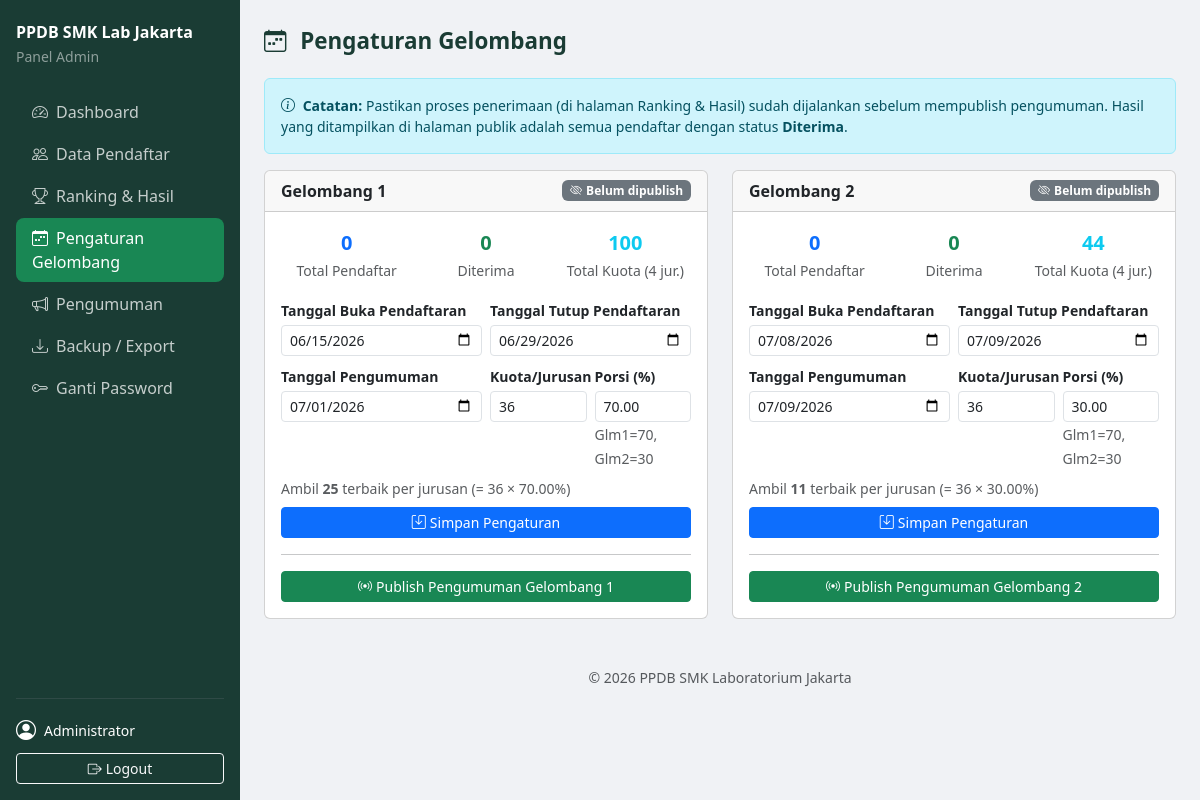
Page /admin_dashboard.php?page=gelombang (signed in) on the committed database.
### tables this page shows
CREATE TABLE `gelombang` (
  `id` int NOT NULL AUTO_INCREMENT,
  `gelombang` tinyint NOT NULL COMMENT '1 atau 2',
  `tanggal_buka` date NOT NULL,
  `tanggal_tutup` date NOT NULL,
  `tanggal_pengumuman` date NOT NULL,
  `kuota_per_jurusan` int NOT NULL DEFAULT 36,
  `persen_gelombang` decimal(5,2) NOT NULL DEFAULT 70.00 COMMENT 'Glm1=70, Glm2=30',
  `is_published` tinyint(1) NOT NULL DEFAULT 0,
  `published_at` timestamp NULL DEFAULT NULL,
  `created_at` timestamp NULL DEFAULT CURRENT_TIMESTAMP,
  PRIMARY KEY (`id`),
  UNIQUE KEY `gelombang` (`gelombang`)
);

### admin/gelombang.php (the view, shortened to what this page needs)
<?php
$gel_rows = $conn->query("SELECT * FROM gelombang ORDER BY gelombang")->fetchAll();
$counts = [];
foreach ($gel_rows as $g) {
    $s = $conn->prepare("SELECT COUNT(*) FROM pendaftar WHERE gelombang=?");
    $s->execute([$g['gelombang']]);
    $counts[$g['gelombang']] = $s->fetchColumn();
    $s2 = $conn->prepare("SELECT COUNT(*) FROM pendaftar WHERE gelombang=? AND status='diterima'");
    $s2->execute([$g['gelombang']]);
    $counts[$g['gelombang'].'_diterima'] = $s2->fetchColumn();
}
?>
<div class="alert alert-info small">
    <i class="bi bi-info-circle me-1"></i>
    <strong>Catatan:</strong> Pastikan proses penerimaan (di halaman Ranking & Hasil) sudah dijalankan sebelum mempublish pengumuman.
    Hasil yang ditampilkan di halaman publik adalah semua pendaftar dengan status <strong>Diterima</strong>.
</div>
<div class="row g-4">
<?php foreach ($gel_rows as $g):
    $kuota_glm = (int)round($g['kuota_per_jurusan'] * $g['persen_gelombang'] / 100);
    $total_kuota = $kuota_glm * 4;
?>
<div class="col-lg-6">
<div class="card h-100">
    <div class="card-header d-flex justify-content-between align-items-center">
        <span class="fw-bold fs-6">Gelombang <?= $g['gelombang'] ?></span>
        <?php if ($g['is_published']): ?>
            <span class="badge bg-success"><i class="bi bi-broadcast me-1"></i>Live — Publik dapat melihat</span>
        <?php else: ?>
            <span class="badge bg-secondary"><i class="bi bi-eye-slash me-1"></i>Belum dipublish</span>
        <?php endif; ?>
    </div>
    <div class="card-body">
        <div class="row g-2 mb-3">
            <div class="col-4 text-center">
                <div class="fw-bold fs-5 text-primary"><?= $counts[$g['gelombang']] ?></div>
                <small class="text-muted">Total Pendaftar</small>
            </div>
            <div class="col-4 text-center">
                <div class="fw-bold fs-5 text-success"><?= $counts[$g['gelombang'].'_diterima'] ?></div>
                <small class="text-muted">Diterima</small>
            </div>
            <div class="col-4 text-center">
                <div class="fw-bold fs-5 text-info"><?= $total_kuota ?></div>
                <small class="text-muted">Total Kuota (4 jur.)</small>
            </div>
        </div>
        <form method="POST">
            <div class="row g-2 mb-2">
                <div class="col-md-6">
                    <label class="form-label small fw-semibold mb-1">Tanggal Buka Pendaftaran</label>
                    <input type="date" name="tanggal_buka" class="form-control form-control-sm"
                           value="<?= $g['tanggal_buka'] ?>" required>
                </div>
                <div class="col-md-6">
                    <label class="form-label small fw-semibold mb-1">Tanggal Tutup Pendaftaran</label>
                    <input type="date" name="tanggal_tutup" class="form-control form-control-sm"
                           value="<?= $g['tanggal_tutup'] ?>" required>
                </div>
                <div class="col-md-6">
                    <label class="form-label small fw-semibold mb-1">Tanggal Pengumuman</label>
                    <input type="date" name="tanggal_pengumuman" class="form-control form-control-sm"
                           value="<?= $g['tanggal_pengumuman'] ?>" required>
                </div>
                <div class="col-md-3">
                    <label class="form-label small fw-semibold mb-1">Kuota/Jurusan</label>
                    <input type="number" name="kuota_per_jurusan" class="form-control form-control-sm"
                           value="<?= $g['kuota_per_jurusan'] ?>" min="1" required>
                </div>
                <div class="col-md-3">
                    <label class="form-label small fw-semibold mb-1">Porsi (%)</label>
                    <input type="number" name="persen_gelombang" class="form-control form-control-sm"
                           value="<?= $g['persen_gelombang'] ?>" min="1" max="100" step="0.01" required>
                    <small class="text-muted">Glm1=70, Glm2=30</small>
                </div>
            </div>
            <div class="small text-muted mb-2">
                Ambil <strong><?= $kuota_glm ?></strong> terbaik per jurusan
                (= <?= $g['kuota_per_jurusan'] ?> × <?= $g['persen_gelombang'] ?>%)
            </div>
            <button type="submit" class="btn btn-primary btn-sm w-100">
                <i class="bi bi-save me-1"></i>Simpan Pengaturan
            </button>
        </form>
        <hr>
        <?php if ($g['is_published']): ?>
        <div class="mb-2 small text-muted">
            Dipublish pada: <?= date('d M Y H:i', strtotime($g['published_at'])) ?>
        </div>
        <form method="POST" onsubmit="return confirm('Sembunyikan pengumuman gelombang ini dari halaman publik?')">
            <input type="hidden" name="action" value="unpublish">
            <input type="hidden" name="id" value="<?= $g['id'] ?>">
            <button type="submit" class="btn btn-outline-warning btn-sm w-100">
                <i class="bi bi-eye-slash me-1"></i>Sembunyikan Pengumuman
            </button>
        </form>
        <?php else: ?>
        <form method="POST" onsubmit="return confirm('Publish pengumuman? Hasil penerimaan Gelombang <?= $g['gelombang'] ?> akan tampil di halaman publik.')">
            <button type="submit" class="btn btn-success btn-sm w-100">
                <i class="bi bi-broadcast me-1"></i>Publish Pengumuman Gelombang <?= $g['gelombang'] ?>
            </button>
        </form>
        <?php endif; ?>
    </div>
</div>
</div>
<?php endforeach; ?>
</div>

### admin_dashboard.php (shortened to what this page needs)
<?php
$page = $_GET['page'] ?? 'home';
$admin_name = htmlspecialchars($_SESSION['admin_name'] ?? 'Admin');
$pages = [
    'home'           => ['label' => 'Dashboard',        'icon' => 'bi-speedometer2'],
    'pendaftar'      => ['label' => 'Data Pendaftar',   'icon' => 'bi-people'],
    'ranking'        => ['label' => 'Ranking & Hasil',  'icon' => 'bi-trophy'],
    'gelombang'      => ['label' => 'Pengaturan Gelombang', 'icon' => 'bi-calendar-week'],
    'announcements'  => ['label' => 'Pengumuman',       'icon' => 'bi-megaphone'],
    'backup'         => ['label' => 'Backup / Export',  'icon' => 'bi-download'],
    'change_password'=> ['label' => 'Ganti Password',   'icon' => 'bi-key'],
];
?>
<!DOCTYPE html>
<html lang="id">
<head>
    <link href="https://cdn.jsdelivr.net/npm/bootstrap@5.3.3/dist/css/bootstrap.min.css" rel="stylesheet">
    <link href="https://cdn.jsdelivr.net/npm/bootstrap-icons@1.11.3/font/bootstrap-icons.min.css" rel="stylesheet">
</head>
<body>
<div class="sidebar p-3 d-flex flex-column">
    <div class="mb-4 mt-1">
        <div class="fw-bold fs-6 text-white">PPDB SMK Lab Jakarta</div>
        <small class="opacity-50">Panel Admin</small>
    </div>
    <ul class="nav flex-column flex-grow-1">
        <?php foreach ($pages as $key => $info): ?>
        <li class="nav-item">
            <a href="?page=<?= $key ?>" class="nav-link <?= $page === $key ? 'active' : '' ?>">
                <i class="bi <?= $info['icon'] ?> me-2"></i><?= $info['label'] ?>
            </a>
        </li>
        <?php endforeach; ?>
    </ul>
    <hr class="border-secondary">
    <div class="d-flex align-items-center gap-2 mb-2">
        <i class="bi bi-person-circle fs-5"></i>
        <span class="small"><?= $admin_name ?></span>
    </div>
    <a href="logout.php" class="btn btn-outline-light btn-sm">
        <i class="bi bi-box-arrow-right me-1"></i>Logout
    </a>
</div>
<div class="content">
    <div class="page-title">
        <i class="bi <?= $pages[$page]['icon'] ?? 'bi-grid' ?> me-2"></i>
        <?= $pages[$page]['label'] ?? 'Dashboard' ?>
    </div>
    <?php
    $include_map = [
        'home'            => 'admin/home.php',
        'pendaftar'       => 'admin/pendaftar.php',
        'ranking'         => 'admin/ranking.php',
        'gelombang'       => 'admin/gelombang.php',
        'announcements'   => 'admin/announcements.php',
        'backup'          => 'admin/backup.php',
        'change_password' => 'admin/change_password.php',
    ];
    $file = $include_map[$page] ?? 'admin/home.php';
    if (file_exists(__DIR__ . '/' . $file)) {
        include __DIR__ . '/' . $file;
    } else {
        echo '<div class="alert alert-warning">Halaman tidak ditemukan.</div>';
    }
    ?>
    <footer class="text-center text-muted small mt-5 pb-3">
        &copy; <?= date('Y') ?> PPDB SMK Laboratorium Jakarta
    </footer>
</div>
</body>
</html>

### admin_dashboard.php (style rules this page uses)
:root { --sidebar-w: 240px; }
body { background: #f0f2f5; }
.sidebar { position: fixed; top: 0; left: 0; height: 100vh; width: var(--sidebar-w); background: #1a3c34; color: #fff; overflow-y: auto; z-index: 1040; transition: transform .25s; }
.sidebar .nav-link { color: rgba(255,255,255,.75); border-radius: 8px; margin-bottom: 2px; }
.sidebar .nav-link:hover, .sidebar .nav-link.active { background: rgba(255,255,255,.15); color: #fff; }
.sidebar .nav-link.active { background: #198754; color: #fff; }
.content { margin-left: var(--sidebar-w); min-height: 100vh; padding: 24px; }
.page-title { font-size: 1.4rem; font-weight: 700; color: #1a3c34; margin-bottom: 20px; }

### rows in the picture
gelombang: gelombang "1", is_published 0 (drawn), gelombang "0", total_kuota "100", tanggal_buka "06/15/2026", tanggal_tutup "06/29/2026", tanggal_pengumuman "07/01/2026", kuota_per_jurusan "36", persen_gelombang "70.00", kuota_glm "25"
gelombang: gelombang "2", is_published 0 (drawn), gelombang "0", total_kuota "44", tanggal_buka "07/08/2026", tanggal_tutup "07/09/2026", tanggal_pengumuman "07/09/2026", kuota_per_jurusan "36", persen_gelombang "30.00", kuota_glm "11"

### other values in the picture
$info['label'] "Dashboard"
$info['label'] "Data Pendaftar"
$info['label'] "Ranking & Hasil"
$info['label'] "Pengaturan Gelombang"
$info['label'] "Pengumuman"
$info['label'] "Backup / Export"
$info['label'] "Ganti Password"
$admin_name "Administrator"
$pages[$page]['label'] "Pengaturan Gelombang"
